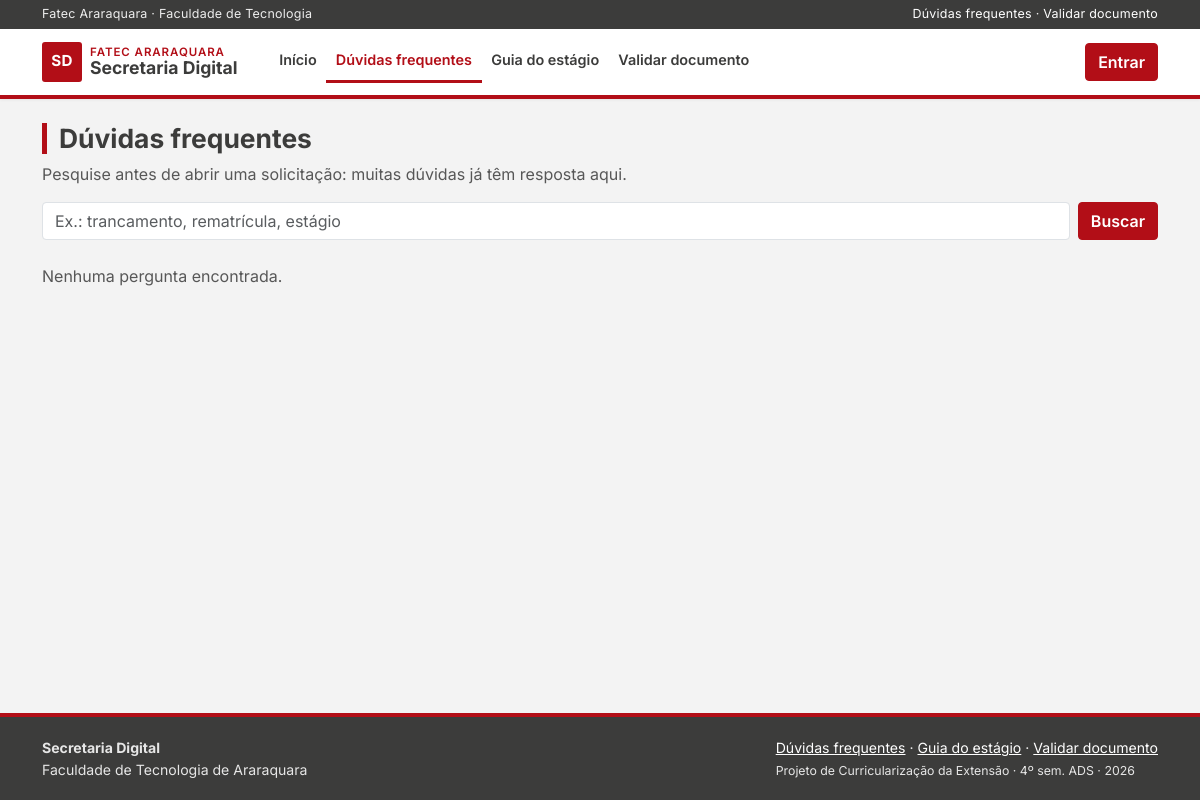
Before: /faq.php with the older database file.
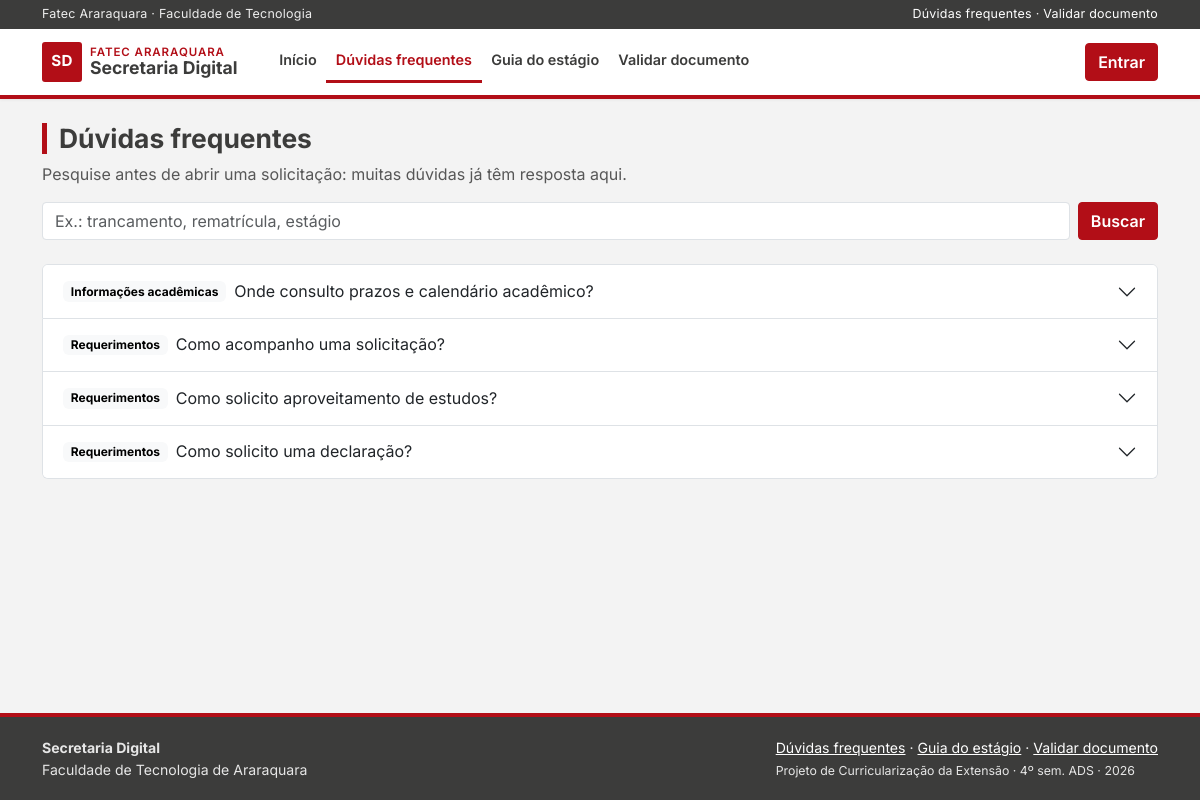
After: the same page with the newer database file.
### tables this page shows
CREATE TABLE tb_faq (
  id_faq          INT AUTO_INCREMENT PRIMARY KEY,
  pergunta        VARCHAR(255) NOT NULL,
  resposta        TEXT         NOT NULL,
  categoria       VARCHAR(60)  NULL,
  palavras_chave  VARCHAR(255) NULL,
  ativo           TINYINT(1)   NOT NULL DEFAULT 1,
  id_autor        INT          NOT NULL,
  criado_em       DATETIME     NOT NULL DEFAULT CURRENT_TIMESTAMP,
  atualizado_em   DATETIME     NOT NULL DEFAULT CURRENT_TIMESTAMP
                  ON UPDATE CURRENT_TIMESTAMP,
  CONSTRAINT fk_faq_autor FOREIGN KEY (id_autor)
    REFERENCES tb_usuarios (id_usuario)
);

### funcoes.php (called while the page is built, shortened)
<?php
    function seguro($texto){
        return htmlspecialchars((string)$texto, ENT_QUOTES, "UTF-8");
    }
    function limpa($texto){
        return trim(strip_tags((string)$texto));
    }
?>

### faq.php (the view, shortened to what this page needs)
<?php
    require_once("conecta.php");
    require_once("funcoes.php");
    $busca = limpa($_GET['txtbusca'] ?? "");
    if($busca != ""){
        $termo = "%" . $busca . "%";
        $sql = "SELECT pergunta, resposta, categoria FROM tb_faq
                WHERE ativo = 1 AND (pergunta LIKE ? OR resposta LIKE ? OR palavras_chave LIKE ?)
                ORDER BY categoria ASC, pergunta ASC";
        $stmt = mysqli_stmt_init($con);
        mysqli_stmt_prepare($stmt, $sql);
        mysqli_stmt_bind_param($stmt, "sss", $termo, $termo, $termo);
        mysqli_stmt_execute($stmt);
        $res = mysqli_stmt_get_result($stmt);
    }
    else{
        $sql = "SELECT pergunta, resposta, categoria FROM tb_faq WHERE ativo = 1 ORDER BY categoria ASC, pergunta ASC";
        $res = mysqli_query($con, $sql);
    }
    $faqs = mysqli_fetch_all($res, MYSQLI_ASSOC);
    require_once("cabecalho.php");
?>
<h1>Dúvidas frequentes</h1>
<p class="text-secondary">Pesquise antes de abrir uma solicitação: muitas dúvidas já têm resposta aqui.</p>
<form action="" method="get" class="d-flex gap-2 mb-4" role="search">
    <input type="search" class="form-control" id="txtbusca" name="txtbusca" placeholder="Ex.: trancamento, rematrícula, estágio" value="<?php echo seguro($busca); ?>">
    <input type="submit" value="Buscar" class="btn btn-principal">
</form>
<?php
    if(count($faqs) == 0){
        echo "<p class='text-secondary'>Nenhuma pergunta encontrada.";
        echo "</p>";
    }
    else{
        echo "<div class='accordion' id='listafaq'>";
        $i = 0;
        foreach($faqs as $faq){
            $i++;
            $categoria = $faq['categoria'] != "" ? "<span class='badge text-bg-light me-2'>" . seguro($faq['categoria']) . "</span>" : "";
            echo "<div class='accordion-item'>
                    <h2 class='accordion-header'>
                        <button class='accordion-button collapsed' type='button' data-bs-toggle='collapse' data-bs-target='#f$i'>$categoria" . seguro($faq['pergunta']) . "</button>
                    </h2>
                    <div id='f$i' class='accordion-collapse collapse' data-bs-parent='#listafaq'>
                        <div class='accordion-body'>" . nl2br(seguro($faq['resposta'])) . "</div>
                    </div>
                  </div>";
        }
        echo "</div>";
    }
    require_once("rodape.php");
?>

### cabecalho.php (shortened to what this page needs)
<?php
    $nivel_menu = $_SESSION['nivel'] ?? "";
    $pagina_atual = basename($_SERVER['PHP_SELF']);
    $qtd_notif = 0;
    function item_menu($arquivo, $rotulo, $pagina_atual){
        $ativo = ($arquivo == $pagina_atual) ? " active" : "";
        return "<li class='nav-item'><a class='nav-link$ativo' href='$arquivo'>$rotulo</a></li>";
    }
?>
<!DOCTYPE html>
<html lang="pt-br">
<head>
    <link href="css/bootstrap.min.css" rel="stylesheet">
    <link href="css/estilo.css" rel="stylesheet">
</head>
<body>
<div class="faixa-topo">
    <div class="container">
        <span>Fatec Araraquara · Faculdade de Tecnologia</span>
        <span class="d-none d-md-inline"><a href="faq.php">Dúvidas frequentes</a> · <a href="validar.php">Validar documento</a></span>
    </div>
</div>
<header class="cabecalho">
    <nav class="navbar navbar-expand-xl">
        <div class="container">
            <a class="navbar-brand d-flex align-items-center gap-2" href="<?php echo $nivel_menu ? 'painel.php' : 'index.php'; ?>">
                <span class="logo">SD</span>
                <span class="marca"><small>Fatec Araraquara</small>Secretaria Digital</span>
            </a>
            <div class="collapse navbar-collapse" id="menu">
                <ul class="navbar-nav me-auto ms-xl-3">
                <?php
                    if($nivel_menu == ""){
                        echo item_menu("index.php", "Início", $pagina_atual);
                        echo item_menu("faq.php", "Dúvidas frequentes", $pagina_atual);
                        echo item_menu("estagio_guia.php", "Guia do estágio", $pagina_atual);
                        echo item_menu("validar.php", "Validar documento", $pagina_atual);
                    }
                ?>
                </ul>
                <?php if($nivel_menu != ""){ ?>
                    <div class="d-flex align-items-center gap-2">
                        <a href="painel.php#notificacoes" class="sino" aria-label="Notificações: <?php echo $qtd_notif; ?> não lidas">
                            <svg aria-hidden="true" width="20" height="20" viewBox="0 0 24 24" fill="none" stroke="currentColor" stroke-width="2" stroke-linecap="round" stroke-linejoin="round"><path d="M6 8a6 6 0 0 1 12 0c0 7 3 9 3 9H3s3-2 3-9"></path><path d="M10.3 21a1.94 1.94 0 0 0 3.4 0"></path></svg>
                            <?php if($qtd_notif > 0){ echo "<span class='badge-notif'>$qtd_notif</span>"; } ?>
                        </a>
                        <div class="dropdown">
                            <button class="btn btn-usuario dropdown-toggle d-flex align-items-center gap-2" type="button" data-bs-toggle="dropdown" aria-expanded="false">
                                <span class="text-start"><?php echo seguro($_SESSION['nome']); ?><small class="d-block"><?php echo nome_nivel($nivel_menu); ?></small></span>
                            </button>
                            <ul class="dropdown-menu dropdown-menu-end">
                                <li><a class="dropdown-item" href="perfil_alt.php">Meus dados</a></li>
                                <li><a class="dropdown-item" href="senha_alt.php">Trocar senha</a></li>
                                <li><hr class="dropdown-divider"></li>
                                <li><a class="dropdown-item" href="logout.php">Sair</a></li>
                            </ul>
                        </div>
                    </div>
                <?php } else { ?>
                    <a href="index.php#entrar" class="btn btn-principal">Entrar</a>
                <?php } ?>
            </div>
        </div>
    </nav>
</header>
<main class="container py-4">

### rodape.php (shortened to what this page needs)
</main>
<footer class="rodape">
    <div class="container d-flex flex-wrap justify-content-between gap-3">
        <div>
            <strong>Secretaria Digital</strong><br>
            Faculdade de Tecnologia de Araraquara
        </div>
        <div>
            <a href="faq.php">Dúvidas frequentes</a> · <a href="estagio_guia.php">Guia do estágio</a> · <a href="validar.php">Validar documento</a><br>
            <span class="small">Projeto de Curricularização da Extensão · 4º sem. ADS · <?php echo date("Y"); ?></span>
        </div>
    </div>
</footer>
</body>
</html>

### css/estilo.css (style rules this page uses)
:root { --vermelho: #B20E17; --vermelho-escuro: #8A0A11; --vermelho-claro: #FBEAEA; --cinza-escuro: #3C3C3B; --cinza: #6B6B6A; --fundo: #F3F3F3; --borda: #D9D9D9; --texto: #222222; --texto-suave: #575757; --vinho: var(--vermelho); --vinho-escuro: var(--vermelho-escuro); --vinho-claro: var(--vermelho-claro); }
body { font-family: Inter, "Segoe UI", Arial, sans-serif; background: var(--fundo); color: var(--texto); min-height: 100vh; display: flex; flex-direction: column; }
main { flex: 1; }
h1, h2, h3, h4, h5, h6, .marca { font-family: Inter, "Segoe UI", Arial, sans-serif; font-weight: 700; color: var(--cinza-escuro); }
h1 { font-size: 1.65rem; border-left: 5px solid var(--vermelho); padding-left: 12px; }
a { color: var(--vermelho); }
.text-secondary { color: var(--texto-suave) !important; }
.faixa-topo { background: var(--cinza-escuro); color: #EDEDED; font-size: .78rem; letter-spacing: .02em; }
.faixa-topo .container { display: flex; justify-content: space-between; gap: 12px; padding-top: 5px; padding-bottom: 5px; }
.faixa-topo a { color: #FFFFFF; text-decoration: none; }
.cabecalho { background: #FFFFFF; border-bottom: 4px solid var(--vermelho); box-shadow: 0 1px 3px rgba(0,0,0,.06); }
.logo { width: 40px; height: 40px; border-radius: 3px; background: var(--vermelho); color: #FFF; display: inline-flex; align-items: center; justify-content: center; font-weight: 700; font-size: .95rem; letter-spacing: .02em; }
.marca { font-size: 1.1rem; line-height: 1.05; color: var(--cinza-escuro); }
.marca small { display: block; font-size: .72rem; font-weight: 600; color: var(--vermelho); text-transform: uppercase; letter-spacing: .08em; }
.navbar .nav-link { color: var(--cinza-escuro); font-weight: 600; font-size: .9rem; white-space: nowrap; padding: .55rem .6rem !important; border-bottom: 3px solid transparent; border-radius: 0; }
.navbar .nav-link.active { color: var(--vermelho); border-bottom-color: var(--vermelho); }
.rodape { background: var(--cinza-escuro); color: #E6E6E6; padding: 20px 0; font-size: .88rem; margin-top: 36px; border-top: 4px solid var(--vermelho); }
.rodape a { color: #FFFFFF; }
.btn { border-radius: 4px; }
.btn-principal { background: var(--vermelho); border-color: var(--vermelho); color: #FFF; font-weight: 600; }
.form-control, .form-select { border-radius: 4px; }

Changed rows visible on the page:
added tb_faq: categoria "Informações acadêmicas", pergunta "Onde consulto prazos e calendário acadêmico?"
added tb_faq: categoria "Requerimentos", pergunta "Como acompanho uma solicitação?"
added tb_faq: categoria "Requerimentos", pergunta "Como solicito aproveitamento de estudos?"
added tb_faq: categoria "Requerimentos", pergunta "Como solicito uma declaração?"
Other visible differences:
text no longer shown: "Nenhuma pergunta encontrada."
